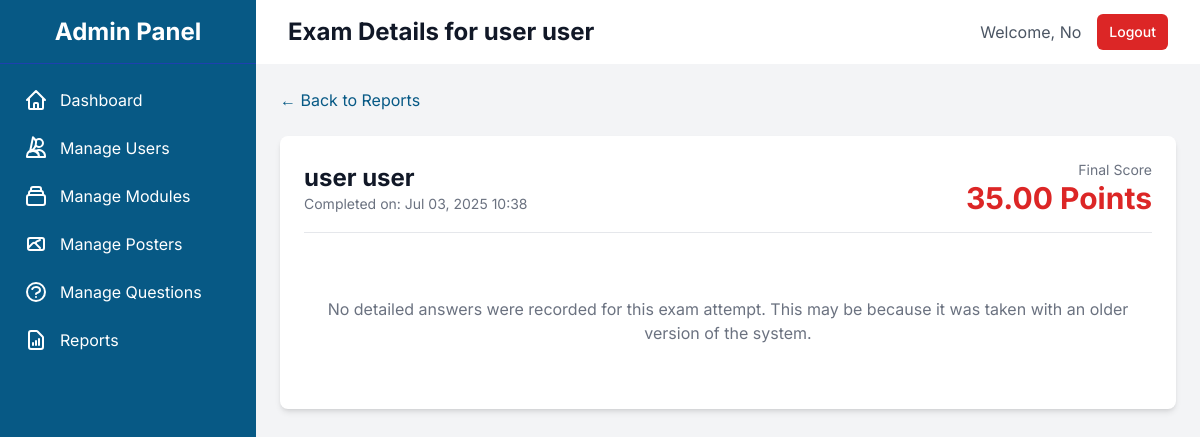
/admin/view_exam_details.php?assessment_id=3 (signed in), run on the app's committed database.
### tables this page shows
CREATE TABLE `final_assessments` (
  `id` int(11) NOT NULL,
  `user_id` int(11) NOT NULL,
  `score` decimal(5,2) NOT NULL,
  `status` enum('passed','failed') NOT NULL,
  `quiz_started_at` datetime DEFAULT NULL,
  `quiz_ended_at` datetime DEFAULT NULL,
  `completed_at` timestamp NOT NULL DEFAULT current_timestamp()
);

CREATE TABLE `users` (
  `id` int(11) NOT NULL,
  `first_name` varchar(100) NOT NULL,
  `last_name` varchar(100) NOT NULL,
  `email` varchar(255) NOT NULL,
  `password` varchar(255) NOT NULL,
  `gender` enum('Male','Female','Other') DEFAULT NULL,
  `dob` date DEFAULT NULL,
  `staff_id` varchar(50) NOT NULL,
  `position` varchar(100) DEFAULT NULL,
  `department_id` int(11) DEFAULT NULL,
  `role` enum('user','admin') NOT NULL DEFAULT 'user',
  `status` enum('active','inactive') NOT NULL DEFAULT 'active',
  `password_reset_required` tinyint(1) NOT NULL DEFAULT 0,
  `signup_at` timestamp NOT NULL DEFAULT current_timestamp(),
  `profile_picture` varchar(255) DEFAULT 'default_avatar.png'
);

### includes/functions.php (called while the page is built, shortened)
<?php
function escape($data) {
    return htmlspecialchars($data ?? '', ENT_QUOTES, 'UTF-8');
}
?>

### admin/view_exam_details.php (the view, shortened to what this page needs)
<?php
require_once '../includes/db_connect.php';
$assessment_id = (int)$_GET['assessment_id'];
try {
    $sql_assessment = "SELECT u.first_name, u.last_name, u.email, fa.score, fa.status, fa.completed_at
                       FROM final_assessments fa
                       JOIN users u ON fa.user_id = u.id
                       WHERE fa.id = ?";
    $stmt_assessment = $pdo->prepare($sql_assessment);
    $stmt_assessment->execute([$assessment_id]);
    $assessment = $stmt_assessment->fetch();
    $sql_details = "SELECT
                        q.question_text,
                        qo.option_text,
                        qo.is_correct,
                        (SELECT COUNT(*) FROM user_answers ua WHERE ua.assessment_id = ? AND ua.question_id = q.id AND ua.selected_option_id = qo.id) as was_selected
                    FROM questions q
                    JOIN question_options qo ON q.id = qo.question_id
                    WHERE q.id IN (SELECT DISTINCT question_id FROM user_answers WHERE assessment_id = ?)
                    ORDER BY q.id, qo.id";
    $stmt_details = $pdo->prepare($sql_details);
    $stmt_details->execute([$assessment_id, $assessment_id]);
    $details = $stmt_details->fetchAll(PDO::FETCH_GROUP);
} catch (PDOException $e) {
    error_log("View Exam Details Error: " . $e->getMessage());
    die("An error occurred while fetching exam details.");
}
$page_title = 'Exam Details for ' . escape($assessment['first_name'] . ' ' . $assessment['last_name']);
require_once 'includes/header.php';
?>
<div class="container mx-auto">
    <div class="mb-6">
        <a href="reports.php" class="text-primary hover:underline">&larr; Back to Reports</a>
    </div>
    <div class="bg-white shadow-md rounded-lg p-6">
        <div class="border-b border-gray-200 pb-4 mb-6 flex justify-between items-center">
            <div>
                <h3 class="text-2xl font-bold text-gray-900"><?= escape($assessment['first_name'] . ' ' . $assessment['last_name']) ?></h3>
                <p class="text-sm text-gray-500">Completed on: <?= date('M d, Y H:i', strtotime($assessment['completed_at'])) ?></p>
            </div>
            <div class="text-right">
                <p class="text-sm text-gray-500">Final Score</p>
                <p class="text-3xl font-bold <?= $assessment['status'] === 'passed' ? 'text-green-600' : 'text-red-600' ?>"><?= escape($assessment['score']) ?> Points</p>
            </div>
        </div>
        <div class="space-y-8">
            <?php if (empty($details)): ?>
                <p class="text-center text-gray-500 py-10">No detailed answers were recorded for this exam attempt. This may be because it was taken with an older version of the system.</p>
            <?php endif; ?>
        </div>
    </div>
</div>
<?php require_once 'includes/footer.php'; ?>

### admin/includes/header.php (shortened to what this page needs)
<!DOCTYPE html>
<html lang="en" class="h-full bg-gray-100">
<head>
    <script src="https://cdn.tailwindcss.com"></script>
</head>
<body class="h-full">
<div class="flex h-screen bg-gray-100">
    <?php require_once 'sidebar.php';  ?>
    <div class="flex-1 flex flex-col overflow-hidden">
        <header class="bg-white shadow-sm">
            <div class="w-full px-4 sm:px-6 lg:px-8">
                <div class="flex h-16 items-center justify-between">
                    <h1 class="text-2xl font-bold text-gray-900"><?= isset($page_title) ? htmlspecialchars($page_title) : 'Dashboard' ?></h1>
                    <div class="flex items-center">
                        <span class="mr-4 text-gray-600">Welcome, <?= htmlspecialchars($_SESSION['user_first_name']) ?></span>
                        <a href="../api/auth/logout.php" class="rounded-md bg-red-600 px-3 py-2 text-sm font-medium text-white hover:bg-red-700">Logout</a>
                    </div>
                </div>
            </div>
        </header>
        <main class="flex-1 overflow-x-hidden overflow-y-auto bg-gray-100 p-6">

### data on the page
final_assessments: user.last_name "Exam Details for user user", user.last_name "user user", completed_at "Jul 03, 2025 10:38", score "35.00"

### other printed values
$_SESSION['user_first_name'] "No"
